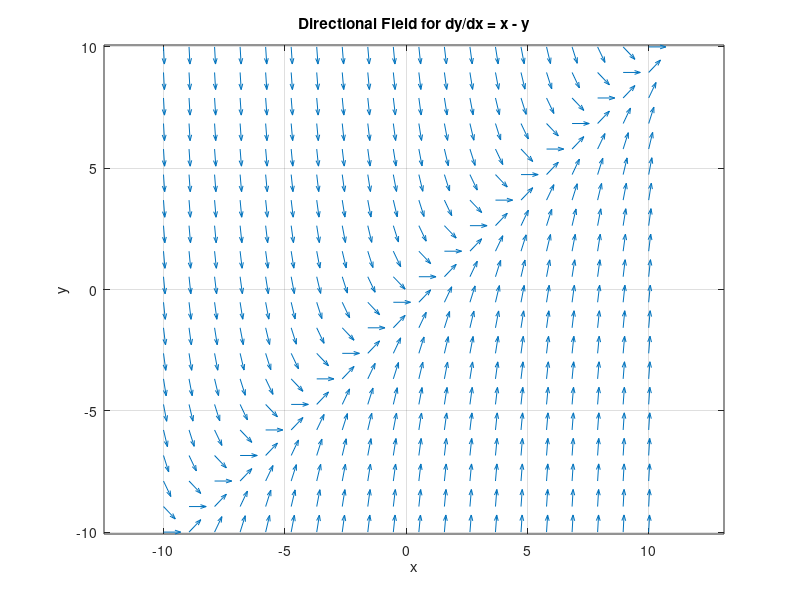

MATLAB code for this plot:
% Define the differential equation dy/dx = f(x, y)
f = @(x, y) x - y;  % Example function dy/dx = x - y

% Set the domain for the directional field
xrange = linspace(-10, 10, 20);  % 20 points from -10 to 10
yrange = linspace(-10, 10, 20);

% Create a grid of x and y values
[X, Y] = meshgrid(xrange, yrange);

% Compute the slope at each grid point
U = ones(size(X));  % Unit length for the x-component of the arrow
V = f(X, Y);        % Compute the y-component based on the differential equation

% Normalize the arrows for uniform arrow size
N = sqrt(U.^2 + V.^2);  % Magnitude of each vector
U = U ./ N;  % Normalize x-component
V = V ./ N;  % Normalize y-component

% Plot the directional field using the quiver function
quiver(X, Y, U, V, 0.5);  % Arrow scaling factor to avoid overlap
axis tight;
axis equal;
xlabel('x');
ylabel('y');
title('Directional Field for dy/dx = x - y');

% Enhance display
grid on;  % Add a grid
